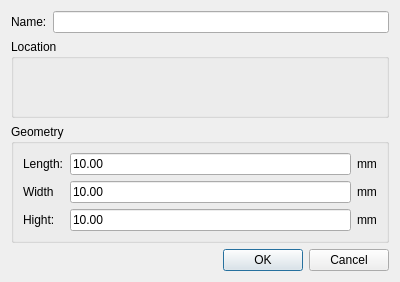
<?xml version="1.0" encoding="UTF-8"?>
<ui version="4.0">
 <class>CreateBox</class>
 <widget class="QDialog" name="CreateBox">
  <property name="geometry">
   <rect>
    <x>0</x>
    <y>0</y>
    <width>400</width>
    <height>282</height>
   </rect>
  </property>
  <property name="windowTitle">
   <string>Create Box</string>
  </property>
  <layout class="QGridLayout" name="gridLayout">
   <item row="0" column="0">
    <layout class="QHBoxLayout" name="horizontalLayout">
     <item>
      <widget class="QLabel" name="label">
       <property name="text">
        <string>Name:</string>
       </property>
      </widget>
     </item>
     <item>
      <widget class="QLineEdit" name="namelineEdit"/>
     </item>
    </layout>
   </item>
   <item row="1" column="0">
    <widget class="QGroupBox" name="CornergroupBox">
     <property name="title">
      <string>Location</string>
     </property>
     <layout class="QGridLayout" name="gridLayout_2">
      <property name="leftMargin">
       <number>0</number>
      </property>
      <property name="topMargin">
       <number>0</number>
      </property>
      <property name="rightMargin">
       <number>0</number>
      </property>
      <property name="bottomMargin">
       <number>0</number>
      </property>
      <item row="0" column="0">
       <layout class="QVBoxLayout" name="verticalLayout"/>
      </item>
     </layout>
    </widget>
   </item>
   <item row="2" column="0">
    <widget class="QGroupBox" name="groupBox_2">
     <property name="title">
      <string>Geometry</string>
     </property>
     <layout class="QFormLayout" name="formLayout">
      <item row="0" column="0">
       <widget class="QLabel" name="label_2">
        <property name="text">
         <string>Length:</string>
        </property>
       </widget>
      </item>
      <item row="2" column="0">
       <widget class="QLabel" name="label_3">
        <property name="text">
         <string>Width</string>
        </property>
       </widget>
      </item>
      <item row="2" column="1">
       <layout class="QHBoxLayout" name="horizontalLayout_3">
        <item>
         <widget class="QLineEdit" name="lineEditW">
          <property name="text">
           <string>10.00</string>
          </property>
         </widget>
        </item>
        <item>
         <widget class="QLabel" name="label_7">
          <property name="text">
           <string>mm</string>
          </property>
         </widget>
        </item>
       </layout>
      </item>
      <item row="0" column="1">
       <layout class="QHBoxLayout" name="horizontalLayout_2">
        <item>
         <widget class="QLineEdit" name="lineEditL">
          <property name="text">
           <string>10.00</string>
          </property>
         </widget>
        </item>
        <item>
         <widget class="QLabel" name="label_5">
          <property name="text">
           <string>mm</string>
          </property>
         </widget>
        </item>
       </layout>
      </item>
      <item row="3" column="1">
       <layout class="QHBoxLayout" name="horizontalLayout_4">
        <item>
         <widget class="QLineEdit" name="lineEditH">
          <property name="text">
           <string>10.00</string>
          </property>
         </widget>
        </item>
        <item>
         <widget class="QLabel" name="label_6">
          <property name="text">
           <string>mm</string>
          </property>
         </widget>
        </item>
       </layout>
      </item>
      <item row="3" column="0">
       <widget class="QLabel" name="label_4">
        <property name="text">
         <string>Hight:</string>
        </property>
       </widget>
      </item>
     </layout>
    </widget>
   </item>
   <item row="3" column="0">
    <widget class="QDialogButtonBox" name="buttonBox">
     <property name="orientation">
      <enum>Qt::Horizontal</enum>
     </property>
     <property name="standardButtons">
      <set>QDialogButtonBox::Cancel|QDialogButtonBox::Ok</set>
     </property>
    </widget>
   </item>
  </layout>
 </widget>
 <resources/>
 <connections>
  <connection>
   <sender>buttonBox</sender>
   <signal>accepted()</signal>
   <receiver>CreateBox</receiver>
   <slot>accept()</slot>
   <hints>
    <hint type="sourcelabel">
     <x>248</x>
     <y>254</y>
    </hint>
    <hint type="destinationlabel">
     <x>157</x>
     <y>274</y>
    </hint>
   </hints>
  </connection>
  <connection>
   <sender>buttonBox</sender>
   <signal>rejected()</signal>
   <receiver>CreateBox</receiver>
   <slot>reject()</slot>
   <hints>
    <hint type="sourcelabel">
     <x>316</x>
     <y>260</y>
    </hint>
    <hint type="destinationlabel">
     <x>286</x>
     <y>274</y>
    </hint>
   </hints>
  </connection>
 </connections>
</ui>
